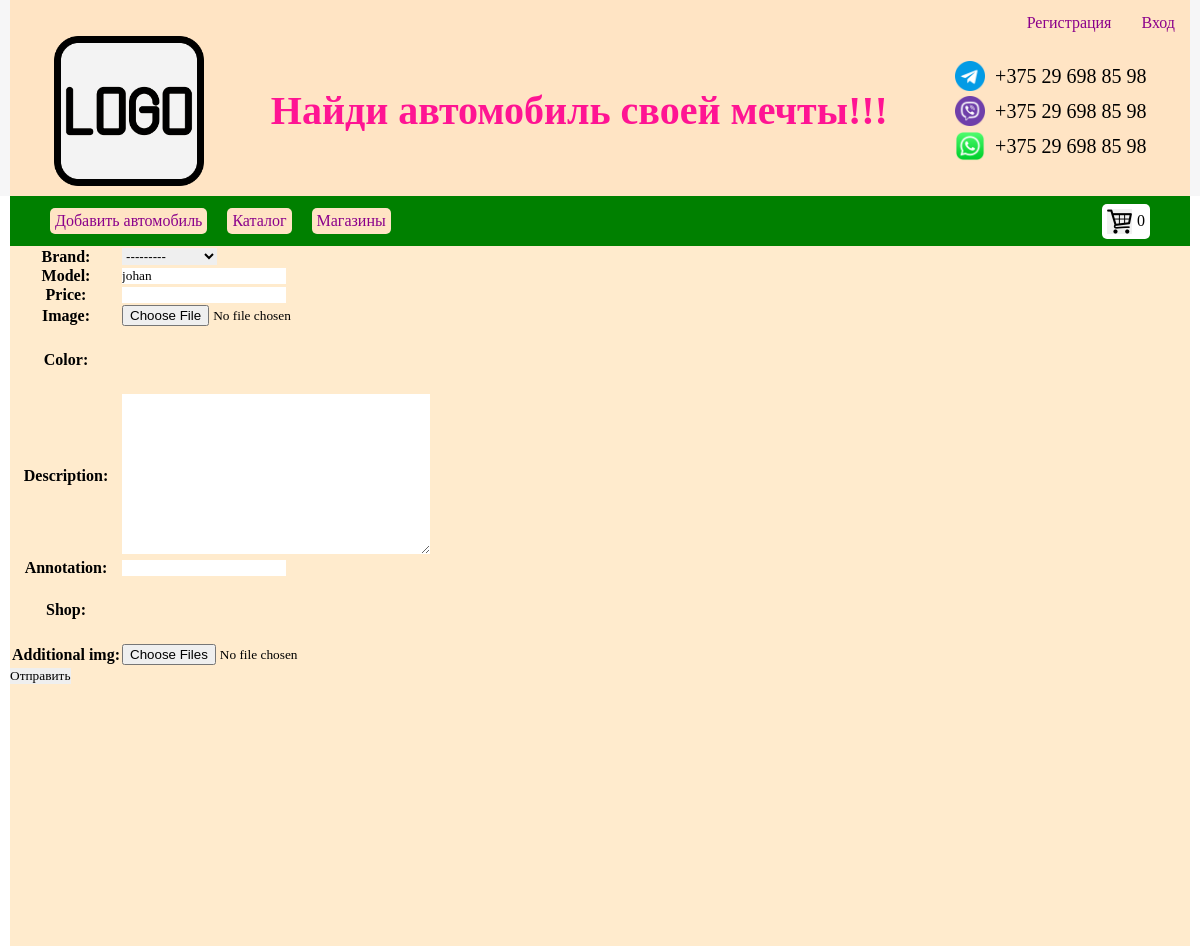
The page /add_car/ on the database as committed earlier.
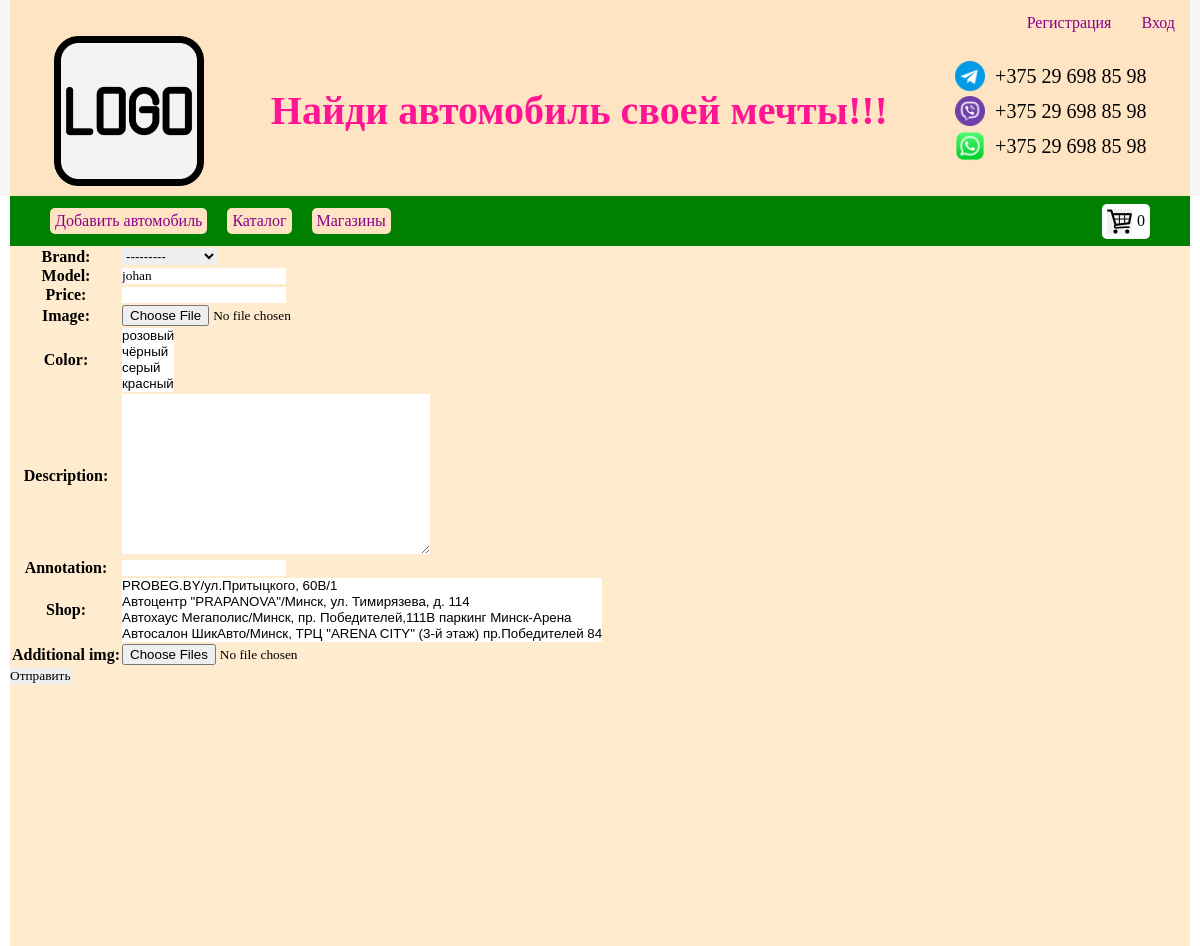
The same page on the database as committed later.
### main/models.py (models this page shows)
class Color(models.Model):
    color = models.CharField(max_length=50)
    def __str__(self):
        return self.color

class Shop (models.Model):
    shop = models.CharField(max_length=500)
    def __str__(self):
        return self.shop

### main/views.py (the view, shortened to what this page needs)
# urls.py: path('add_car/',add_car,name='add_car'),
def add_car(request):
    form = AddCarForm()
    context = {
        'form': form,
    }
    return render(request, 'add_car.html', context)

### main/forms.py
class AddCarForm(EditCarForm):
    additional_img = MultipleFileField(required=False)

### main/models.py (called while the page is built)
    def __str__(self):
        return self.title

### main/templates/add_car.html (shortened to what this page needs)
{% extends 'main.html' %}
{% load static %}
{% block css %}
<link rel="stylesheet" href="{% static 'css/add_car.css'%}">
{% endblock css%}
{% block main %}
<form action="" method="POST" enctype="multipart/form-data" >
    <table>
        {{ form.as_table }}
    </table>
    <button>Отправить</button>
</form>
{% endblock main %}

Rows that differ between the two databases and show on the page:
added Color: color "розовый / чёрный / серый / красный"
added Shop: shop "PROBEG.BY/ул.Притыцкого, 60В/1 / Автоцентр \"PRAPANOVA\"/Минск, ул. Тимирязева, д. 114 / Автохаус Мегаполис/Минск, пр. Победителей,111В паркинг Минск-Арена / Автосалон ШикАвто/Минск, ТРЦ \"ARENA CITY\" (3-й этаж) пр.Победителей 84"
